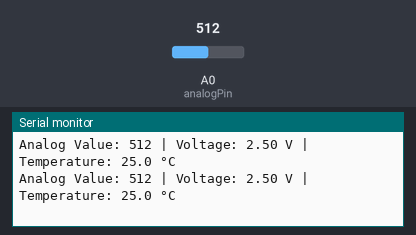
Recording of a sketch running on a simulated Arduino Uno, built with avr-gcc and run on an emulated ATmega328P. Parts: the last lines printed to the serial monitor. The test bench sets the inputs (shaded band); at power-on: A0 (analogPin) = 512.

Above: at 1.8 s.
1.9 s: A0 (analogPin) set to 716
At 2.8 s:
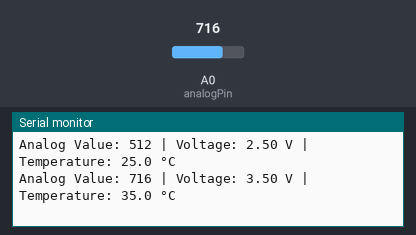
3.4 s: A0 (analogPin) set to 900
At 4.8 s:
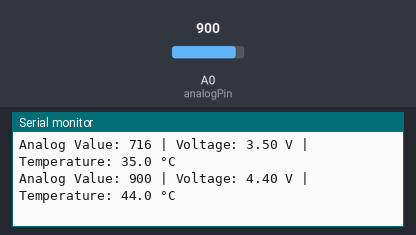
Timing chart, 0 to 6.4 s (numbered marks = the images above; inputs shaded):
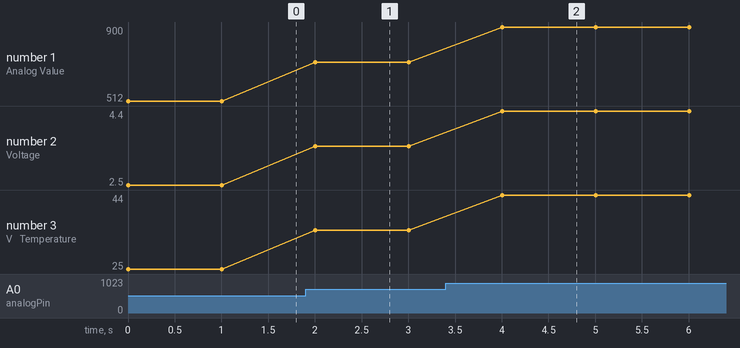

The sketch:

sensor_suhu_ky028.ino
```cpp
int digitalPin = 8;     // KY-028 digital interface
int analogPin = A0;     // KY-028 analog interface
int digitalVal;         // digital readings
int analogVal;          // analog readings

void setup()
{
  pinMode(digitalPin, INPUT);
  Serial.begin(9600);
}

void loop()
{

  analogVal = analogRead(analogPin);

  float voltage = analogVal * (5.0 / 1023.0);
  float temperatureC = voltage * 10.0;

  Serial.print("Analog Value: ");
  Serial.print(analogVal);
  Serial.print(" | Voltage: ");
  Serial.print(voltage, 2);
  Serial.print(" V | Temperature: ");
  Serial.print(temperatureC, 1);
  Serial.println(" °C");

  delay(1000);
}
```

Measured:
- after the input at 1.9 s, the serial monitor: prints a new line after 0.10 s (image 1)
- after the input at 3.4 s, the serial monitor: prints a new line after 0.61 s (image 2)
- plotted number 1: 512 → 716 after the input at 1.9 s, 716 → 900 after the input at 3.4 s
- plotted number 2: 2.5 → 3.5 after the input at 1.9 s, 3.5 → 4.4 after the input at 3.4 s
- plotted number 3: 25 → 35 after the input at 1.9 s, 35 → 44 after the input at 3.4 s
